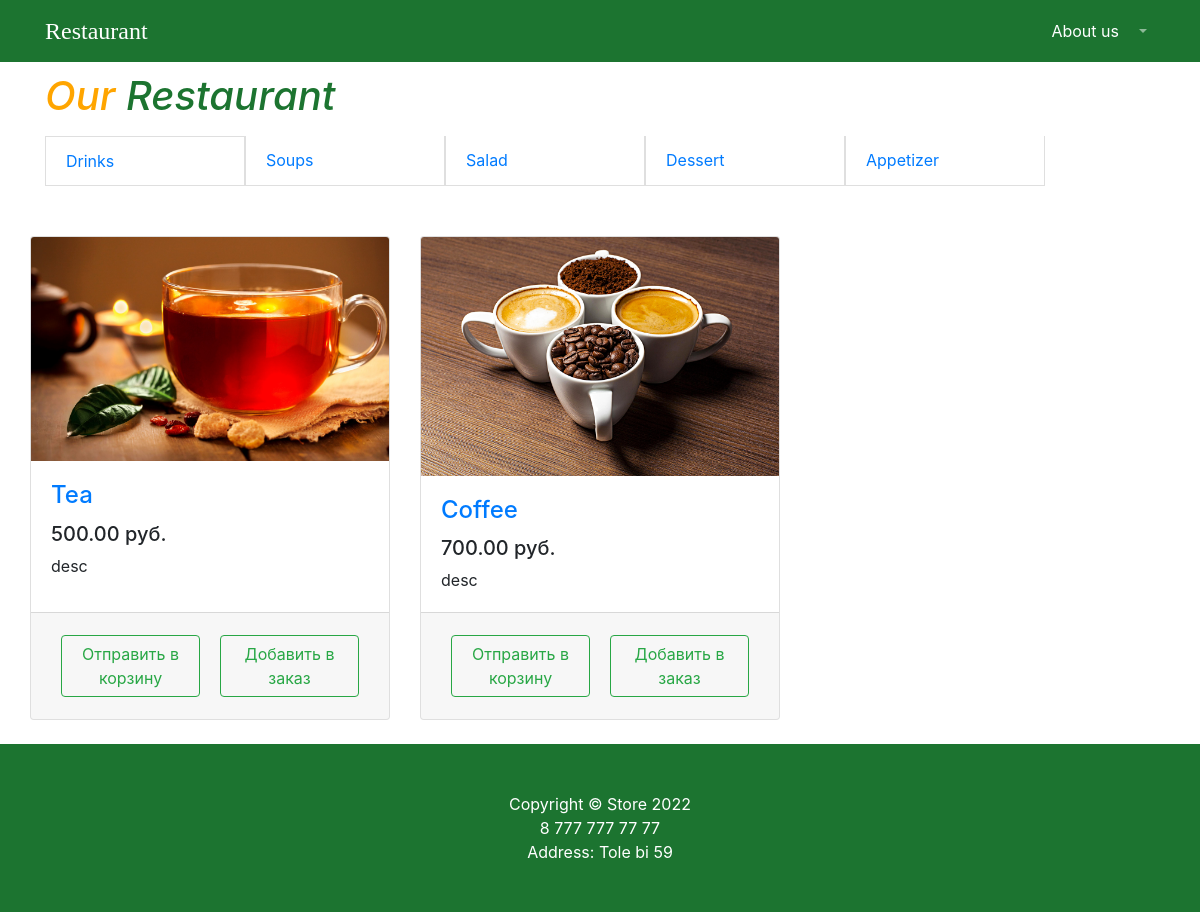
Screenshot of /store/products/category/1 with the database file from the repository.
### products/models.py (models this page shows, shortened)
class Category(models.Model):
    name = models.CharField(max_length=128, unique=True)
    description = models.TextField(null=True, blank=True)
    menu = models.ForeignKey(to=Menu, on_delete=models.CASCADE)

class Dish(models.Model):
    name = models.CharField(max_length=256)
    description = models.TextField()
    price = models.DecimalField(max_digits=10, decimal_places=2)
    is_active = models.BooleanField(default=True)
    image = models.ImageField(upload_to='product_image')
    category = models.ForeignKey(to=Category, on_delete=models.CASCADE)

### products/views.py (the view)
# urls.py: path('store/', include('products.urls', namespace='store')),
def products(request, category_id=None):
    if category_id:
        category = Category.objects.get(id=category_id)
        products = Dish.objects.filter(category=category)
    else:
        products = Dish.objects.all()
    context = {
        'title': 'products',
        'products': products,
        'categories': Category.objects.all(),
    }
    return render(request, 'products/products.html', context)

### products/templates/products/products.html (shortened to what this page needs)
{% load static %}
<!DOCTYPE html>
<html lang="en">
<head>
    <link href="{% static 'vendor/bootstrap/css/bootstrap.min.css' %}" rel="stylesheet">
    <link href="{% static 'vendor/css/products.css' %}" rel="stylesheet">
</head>
<body>
<nav class="navbar navbar-expand-lg navbar-dark fixed-top" style="background-color: #1c7430">
    <div class="container">
        <a class="navbar-brand" href="index.html" style="color: white; font-family: 'Sans Serif Collection'; font-size: 24px">Restaurant</a>
        <div class="collapse navbar-collapse" id="navbarResponsive">
            <ul class="navbar-nav ml-auto">
                <li class="nav-item">
                    <a class="nav-link" href="products.html" style="color: white">About us  </a>
                </li>
                <li class="nav-item dropdown">
                    <a class="nav-link dropdown-toggle" href="#" id="navbarDropdown" role="button"
                       data-bs-toggle="dropdown" aria-expanded="false">
                    </a>
                </li>
            </ul>
        </div>
    </div>
</nav>
<div class="container">
    <div class="row">
        <div class="col" style="margin-bottom:50px ">
            <h1 class="my-3" style="color: #1c7430"><i style="color: orange">Our</i> <i>Restaurant</i></h1>
            <div class="d-lg-inline-flex">
                {% for category in categories %}
                <a href="{% url 'products:category' category.id %}" class="list-group-item" style="width: 200px">{{ category.name }}</a>
                {% endfor %}
            </div>
        </div>
            <div class="row">
                {% for product in products %}
                <div class="col-lg-4 col-md-6 mb-4">
                    <div class="card h-100">
                        <a href="#">
                            <img class="card-img-top fa-info-circle"
                                 src='{{ BASE_DIR }}/media/{{ product.image }}'
                                 alt="">
                        </a>
                        <div class="card-body">
                            <h4 class="card-title">
                                <a href="#">{{ product.name }}</a>
                            </h4>
                            <h5>{{ product.price }} руб.</h5>
                            <p class="card-text">{{ product.description }}</p>
                        </div>
                        <div class="card-footer d-flex">
                            <a style="width: 50%; margin: 10px" href="{% url 'products:basket_add' product.id %}" type="button" class="btn btn-outline-success">Отправить в корзину</a>
                            <a style="width: 50%; margin: 10px" href="{% url 'products:order_add' product.id %}" type="button" class="btn btn-outline-success">Добавить в заказ</a>
                        </div>
                    </div>
                </div>
                {% endfor %}
            </div>
        </div>
    </div>
<footer class="py-5 " style="background-color: #1c7430">
    <div class="container" style="background-color: #1c7430">
        <p class="m-0 text-center text-white">Copyright &copy; Store 2022</p>
        <p class="m-0 text-center text-white">8 777 777 77 77</p>
        <p class="m-0 text-center text-white">Address: Tole bi 59</p>
    </div>
</footer>
</body>
</html>

### rows the page displays
Category: name "Drinks"
Category: name "Soups"
Category: name "Salad"
Category: name "Dessert"
Category: name "Appetizer"
Dish: image (picture), name "Tea", price "500.00", description "desc"
Dish: image (picture), name "Coffee", price "700.00", description "desc"
